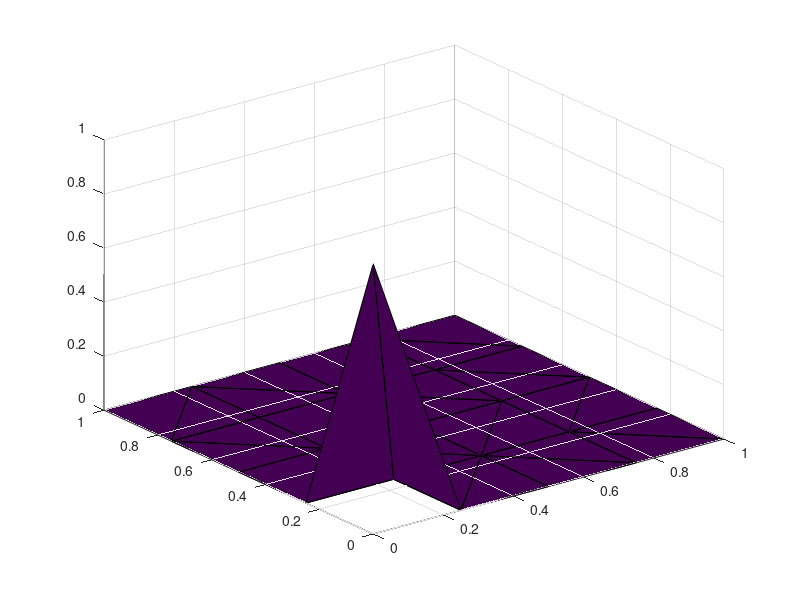

Write the MATLAB code that produced this figure.
h = 0.25;
x=[0:h:1];
y=[0:h:1];

[X,Y] = meshgrid(x,y);
tri = delaunay(X,Y);
triplot(tri,X,Y);
z = zeros(size(X));
z(1,1) = 1;
trisurf(tri,X,Y,z)